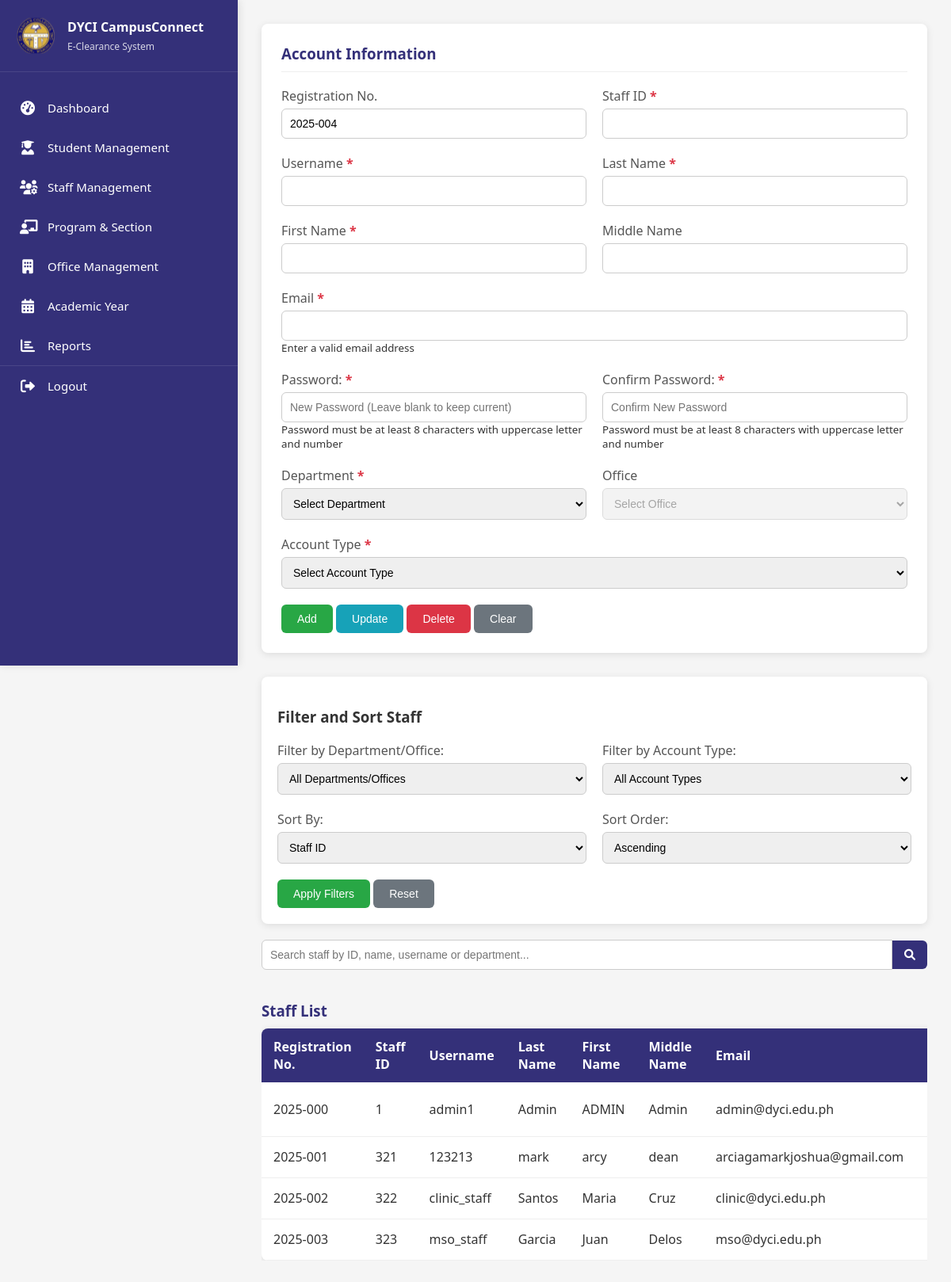
/pages/staff_management.php, run on the app's committed database.
### tables this page shows
CREATE TABLE `staff` (
  `RegistrationNo` varchar(20) DEFAULT NULL,
  `StaffID` int(11) NOT NULL,
  `Username` varchar(50) NOT NULL,
  `Email` varchar(100) NOT NULL,
  `PasswordHash` varchar(255) NOT NULL,
  `LastName` varchar(50) NOT NULL,
  `FirstName` varchar(50) NOT NULL,
  `Mname` varchar(50) DEFAULT NULL,
  `Department` varchar(100) NOT NULL,
  `AccountType` enum('Admin','Staff') NOT NULL,
  `LastLogin` timestamp NULL DEFAULT NULL,
  `IsActive` tinyint(1) DEFAULT 1
);

### pages/staff_management.php (the view, shortened to what this page needs)
<?php
include '../includes/db_connect.php';
$current_year = (int)date('Y');
$next_registration_no = sprintf('%d-%03d', $current_year, 1);
$registration_no_query = "SELECT MAX(RegistrationNo) AS max_registration FROM staff";
$registration_no_result = $conn->query($registration_no_query);
if ($registration_no_result) {
    if ($registration_no_result->num_rows > 0) {
        $row = $registration_no_result->fetch_assoc();
        if ($row['max_registration'] !== null) {
            $max_registration = $row['max_registration'];
            if (preg_match('/^(\d{4})-(\d+)$/', $max_registration, $matches)) {
                $year_part = (int)$matches[1];
                $number_part = (int)$matches[2];
                if ($year_part < $current_year) {
                    $next_number = 1;
                    error_log("DEBUG: Previous year detected. Starting next_number from 1.");
                } else {
                    $next_number = $number_part + 1;
                }
                $next_registration_no = sprintf('%d-%03d', $current_year, $next_number);
            }
        } else {
            error_log("DEBUG: MAX(RegistrationNo) returned NULL. Using default next_registration_no.");
        }
    } else {
        error_log("DEBUG: MAX(RegistrationNo) query returned 0 rows. Table is likely empty. Using default next_registration_no.");
    }
} else {
    error_log("DEBUG: MAX(RegistrationNo) query failed. Check database connection/query syntax. Using default next_registration_no.");
}
$search_query = "";
$sort_by = isset($_POST['sort_by']) ? $_POST['sort_by'] : 'staff_id';
$sort_order = isset($_POST['sort_order']) ? $_POST['sort_order'] : 'asc';
$sql = "SELECT * FROM staff WHERE 1=1";
$sort_columns = [
    'registration_no' => 'RegistrationNo',
    'staff_id' => 'StaffID',
    'username' => 'Username',
    'last_name' => 'LastName',
    'first_name' => 'FirstName',
    'department' => 'Department',
    'account_type' => 'AccountType'
];
$sort_column_to_use = isset($sort_columns[$sort_by]) ? $sort_columns[$sort_by] : 'StaffID';
$sql .= " ORDER BY " . $sort_column_to_use . " " . ($sort_order === 'desc' ? 'DESC' : 'ASC');
$result = $conn->query($sql);
?>
<!DOCTYPE html>
<html lang="en">
<head>
    <link rel="stylesheet" href="https://cdnjs.cloudflare.com/ajax/libs/font-awesome/6.0.0/css/all.min.css">
</head>
<body>
<nav class="sidebar">
    <div class="logo-container">
        <img src="../assets/dyci_logo.svg" alt="DYCI Logo" class="logo">
        <div class="logo-text">
            <h2>DYCI CampusConnect</h2>
            <p>E-Clearance System</p>
        </div>
    </div>
    <ul>
        <?php $current_page = basename($_SERVER['PHP_SELF']); ?>
        <li <?php echo ($current_page == 'dashboard.php') ? 'class="active"' : ''; ?>><a href="dashboard.php"><i class="fas fa-tachometer-alt icon"></i> Dashboard</a></li>
        <li <?php echo ($current_page == 'student_management.php') ? 'class="active"' : ''; ?>><a href="student_management.php"><i class="fas fa-user-graduate icon"></i> Student Management</a></li>
        <li <?php echo ($current_page == 'staff_management.php') ? 'class="active"' : ''; ?>><a href="staff_management.php"><i class="fas fa-users-cog icon"></i> Staff Management</a></li>
        <li <?php echo ($current_page == 'program_section.php') ? 'class="active"' : ''; ?>><a href="program_section.php"><i class="fas fa-chalkboard-teacher icon"></i> Program & Section</a></li>
        <li <?php echo ($current_page == 'office_management.php') ? 'class="active"' : ''; ?>><a href="office_management.php"><i class="fas fa-building icon"></i> Office Management</a></li>
        <li <?php echo ($current_page == 'academicyear.php') ? 'class="active"' : ''; ?>><a href="academicyear.php"><i class="fas fa-calendar-alt icon"></i> Academic Year</a></li>
        <li <?php echo ($current_page == 'reports.php') ? 'class="active"' : ''; ?>><a href="reports.php"><i class="fas fa-chart-bar icon"></i> Reports</a></li>
        <li class="logout"><a href="../includes/logout.php"><i class="fas fa-sign-out-alt icon"></i> Logout</a></li>
    </ul>
</nav>
<div class="container">
    <div class="user-panel">
        <h3>Account Information</h3>
        <form method="POST">
            <div class="form-row">
                <div class="form-group">
                    <label>Registration No.</label>
                    <input type="text" id="registration_no" name="registration_no" value="<?php echo $next_registration_no; ?>" readonly>
                </div>
                <div class="form-group">
                    <label class="required-field">Staff ID</label>
                    <input type="text" id="staff_id" name="staff_id" required>
                </div>
            </div>
            <div class="form-row">
                <div class="form-group">
                    <label class="required-field">Username</label>
                    <input type="text" id="username" name="username" required>
                </div>
                <div class="form-group">
                    <label class="required-field">Last Name</label>
                    <input type="text" id="last_name" name="last_name" required>
                </div>
            </div>
            <div class="form-row">
                <div class="form-group">
                    <label class="required-field">First Name</label>
                    <input type="text" id="first_name" name="first_name" required>
                </div>
                <div class="form-group">
                    <label>Middle Name</label>
                    <input type="text" id="middle_name" name="middle_name">
                </div>
            </div>
            <div class="form-row">
                <div class="form-group">
                    <label class="required-field">Email</label>
                    <input type="email" id="email" name="email"
                           pattern="[a-z0-9._%+-]+@[a-z0-9.-]+\.[a-z]{2,}$"
                           title="Please enter a valid email address (e.g., user@example.com)"
                           required>
                    <small class="form-text text-muted" id="email-feedback">Enter a valid email address</small>
                </div>
            </div>
            <div class="form-row">
                <div class="form-group">
                    <label for="password" class="required-field">Password:</label>
                    <input type="password" id="password" name="password"
                           pattern="^(?=.*[A-Z])(?=.*\d).{8,}$"
                           minlength="8"
                           title="Password must be at least 8 characters long and contain at least one uppercase letter and one number"
                           placeholder="New Password (Leave blank to keep current)">
                    <small class="form-text text-muted">Password must be at least 8 characters with uppercase letter and number</small>
                </div>
                <div class="form-group">
                    <label for="confirm_password" class="required-field">Confirm Password:</label>
                    <input type="password" id="confirm_password" name="confirm_password"
                           pattern="^(?=.*[A-Z])(?=.*\d).{8,}$"
                           minlength="8"
                           title="Password must be at least 8 characters long and contain at least one uppercase letter and one number"
                           placeholder="Confirm New Password">
                    <small class="form-text text-muted">Password must be at least 8 characters with uppercase letter and number</small>
                </div>
            </div>
            <div class="form-row">
                <div class="form-group">
                    <label class="required-field">Department</label>
                    <select id="department" name="department" required onchange="updateOffices()">
                        <option value="">Select Department</option>
                    </select>
                </div>
                <div class="form-group">
                    <label>Office</label>
                    <select id="office" name="office" disabled>
                        <option value="">Select Office</option>
                    </select>
                </div>
            </div>
            <div class="form-row">
                <div class="form-group">
                    <label class="required-field">Account Type</label>
                    <select name="account_type" required>
                        <option value="">Select Account Type</option>
                    </select>
                </div>
            </div>
            <div class="form-buttons">
                <button type="submit" name="add_staff" class="active">Add</button>
                <button type="submit" name="edit_staff">Update</button>
                <button type="submit" name="delete_staff" onclick="return confirmDelete();">Delete</button>
                <button type="button" onclick="clearForm();">Clear</button>
            </div>
        </form>
    </div>
    <div class="filter-sort-container" style="margin-bottom: 20px; background-color: #fff; padding: 20px; border-radius: 8px; box-shadow: 0 2px 10px rgba(0,0,0,0.1);">
        <h3>Filter and Sort Staff</h3>
        <form method="POST" id="filterSortForm">
            <div class="form-row">
                <div class="form-group">
                    <label for="filter_department">Filter by Department/Office:</label>
                    <select id="filter_department" name="filter_department" class="form-control">
                        <option value="">All Departments/Offices</option>
                    </select>
                </div>
                <div class="form-group">
                    <label for="filter_account_type">Filter by Account Type:</label>
                    <select id="filter_account_type" name="filter_account_type" class="form-control">
                        <option value="">All Account Types</option>
                    </select>
                </div>
            </div>
            <div class="form-row">
                <div class="form-group">
                    <label for="sort_by">Sort By:</label>
                    <select id="sort_by" name="sort_by" class="form-control">
                        <option value="staff_id" <?php echo ($sort_by == 'staff_id') ? 'selected' : ''; ?>>Staff ID</option>
                    </select>
                </div>
                <div class="form-group">
                    <label for="sort_order">Sort Order:</label>
                    <select id="sort_order" name="sort_order" class="form-control">
                        <option value="asc" <?php echo ($sort_order == 'asc') ? 'selected' : ''; ?>>Ascending</option>
                    </select>
                </div>
            </div>
            <div class="form-buttons">
                <button type="submit" name="apply_filters" class="btn btn-success" style="background-color: #28a745; color: white; border: none; padding: 10px 20px; border-radius: 6px; cursor: pointer;">Apply Filters</button>
                <button type="button" name="reset_filters" class="btn btn-secondary" style="background-color: #6c757d; color: white; border: none; padding: 10px 20px; border-radius: 6px; cursor: pointer;" onclick="resetStaffFilters();">Reset</button>
            </div>
        </form>
    </div>
    <div class="search-container">
        <form method="POST" class="search-form">
            <div class="search-input-group">
                <input type="text" name="search_query" placeholder="Search staff by ID, name, username or department..."
                       value="<?php echo htmlspecialchars($search_query); ?>">
                <button type="submit" name="search" class="search-button">
                    <i class="fas fa-search"></i>
                </button>
            </div>
        </form>
    </div>
    <div class="scrollable-content">
        <div class="user-list-container">
            <h3>Staff List</h3>
            <?php if ($result->num_rows > 0): ?>
                <div class="table-wrapper">
                    <table>
                        <thead>
                            <tr>
                                <th>Registration No.</th>
                                <th>Staff ID</th>
                                <th>Username</th>
                                <th>Last Name</th>
                                <th>First Name</th>
                                <th>Middle Name</th>
                                <th>Email</th>
                                <th>Department</th>
                            </tr>
                        </thead>
                        <tbody>
                            <?php while ($row = $result->fetch_assoc()): ?>
                                <tr onclick="selectUser('<?php echo $row['RegistrationNo']; ?>', '<?php echo htmlspecialchars($row['StaffID']); ?>', '<?php echo htmlspecialchars($row['Username']); ?>', '<?php echo htmlspecialchars($row['LastName']); ?>', '<?php echo htmlspecialchars($row['FirstName']); ?>', '<?php echo htmlspecialchars($row['Mname']); ?>', '<?php echo htmlspecialchars($row['Email']); ?>', '<?php echo htmlspecialchars($row['Department']); ?>', '<?php echo htmlspecialchars($row['AccountType']); ?>')">
                                    <td><?php echo htmlspecialchars($row['RegistrationNo']); ?></td>
                                    <td><?php echo htmlspecialchars($row['StaffID']); ?></td>
                                    <td><?php echo htmlspecialchars($row['Username']); ?></td>
                                    <td><?php echo htmlspecialchars($row['LastName']); ?></td>
                                    <td><?php echo htmlspecialchars($row['FirstName']); ?></td>
                                    <td><?php echo htmlspecialchars($row['Mname']); ?></td>
                                    <td><?php echo htmlspecialchars($row['Email']); ?></td>
                                    <td><?php echo htmlspecialchars($row['Department']); ?></td>
                                </tr>
                            <?php endwhile; ?>
                        </tbody>
                    </table>
                </div>
            <?php else: ?>
                <p class="no-results">No staff members found.</p>
            <?php endif; ?>
        </div>
    </div>
</div>
</body>
</html>

### data on the page
staff: RegistrationNo "2025-000", StaffID "1", Username "admin1", LastName "Admin", FirstName "ADMIN", Mname "Admin", Email "admin@dyci.edu.ph"
staff: RegistrationNo "2025-001", StaffID "321", Username "123213", LastName "mark", FirstName "arcy", Mname "dean", Email "arciagamarkjoshua@gmail.com"
staff: RegistrationNo "2025-002", StaffID "322", Username "clinic_staff", LastName "Santos", FirstName "Maria", Mname "Cruz", Email "clinic@dyci.edu.ph"
staff: RegistrationNo "2025-003", StaffID "323", Username "mso_staff", LastName "Garcia", FirstName "Juan", Mname "Delos", Email "mso@dyci.edu.ph"
